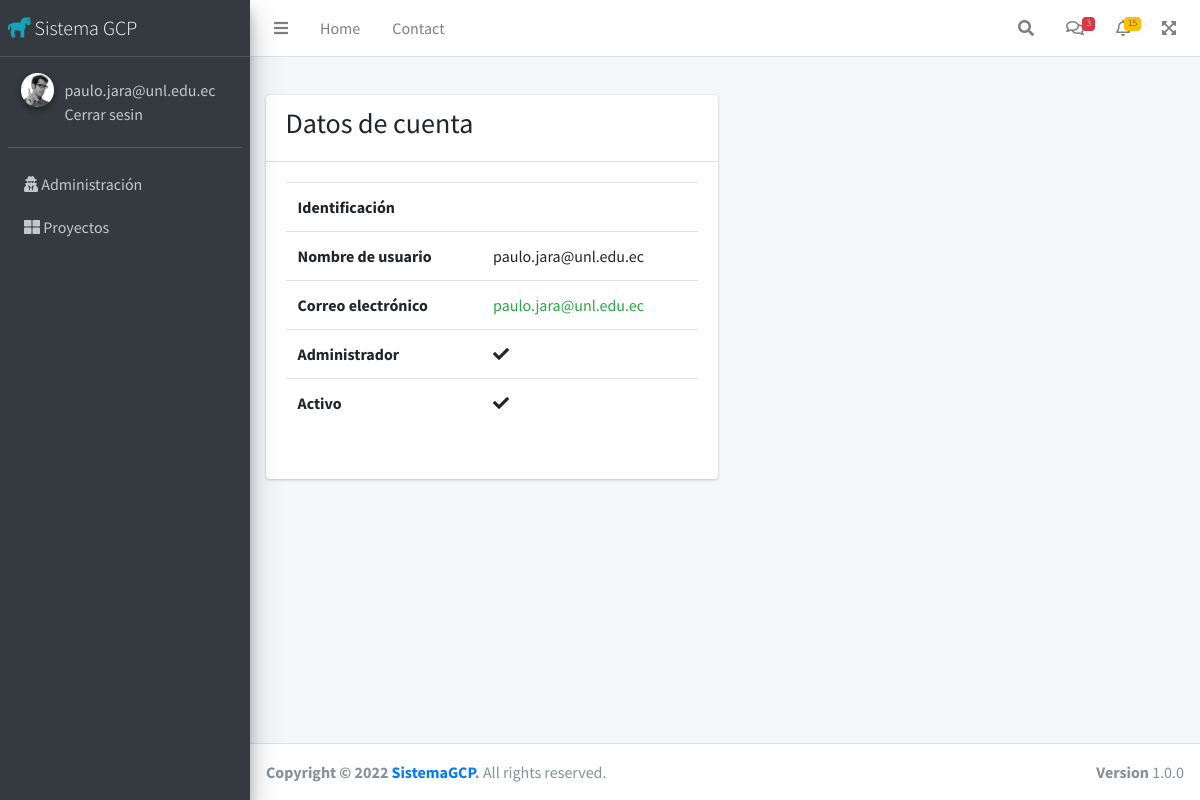
The app's page / (signed in) with its own data.
### app/seguridad/domain/models.py (models this page shows, shortened)
class Usuario(AbstractBaseUser, PermissionsMixin, AuditModel):
    activo = models.BooleanField(default=False)
    correo_electronico = models.EmailField(unique=True, blank=True)
    descripcion = models.CharField(max_length=250, blank=True, null=True)
    force_password = models.BooleanField(default=True)  # Forzar cambio de contraseña
    is_admin = models.BooleanField(default=False)
    USERNAME_FIELD = 'correo_electronico'
    REQUIRED_FIELDS = []
    objects = ManejadorUsuarios()
    class Meta:
        ordering = ['correo_electronico']
    def __str__(self):
        return self.correo_electronico
    def get_display_name(self):
        return self.descripcion if self.descripcion else self.correo_electronico

### app/core/presentation/views/views.py (the view)
# urls.py: path('', views.index, name='index'),
def index(request):
    usuario = request.user
    autenticado = request.user.is_authenticated
    if autenticado:
        return render(request, 'seguridad/usuario/detalle.html', locals())
    else:
        return render(request, 'home.html', locals())

### app/core/presentation/templatetags/core_tags.py (called while the page is built)
@register.simple_tag
def system_sname():
    return settings.SYSTEM_SNAME

@register.simple_tag
def system_alias():
    return settings.SYSTEM_ALIAS

### app/seguridad/presentation/templates/seguridad/usuario/detalle.html (shortened to what this page needs)
{% extends 'base.html' %}
{% load usuario_tags %}
{% block contenido %}
    <div class="row card-group">
        <div class="col-xs-12 col-sm-6 col-md-6 col-lg-6 col-padding-bottom">
            <div class="card h-100">
                <div class="card-header"><h3>Datos de cuenta</h3></div>
                <div class="card-body">
                    {% include 'seguridad/usuario/fragmento_detalle.html' with usuario=usuario %}
                </div>
            </div>
        </div>
    </div>
{% endblock contenido %}
{% block javascript-primer-nivel %}
    {% load static %}
{% endblock javascript-primer-nivel  %}

### presentation/templates/include/sidebar_user.html
    {% load static %}
      <div class="user-panel mt-3 pb-3 mb-3 d-flex">
        <div class="image">
          <img src="{% static 'dist/img/user2-160x160.jpg' %}" class="img-circle elevation-2" alt="User Image">
        </div>
        <div class="info">
            {% if request.user.is_authenticated %}
                <a href="#" class="d-block">{{ request.user }}</a>
                <a href="{% url 'seguridad:cerrar_sesion' %}" class="d-block">Cerrar sesin</a>
            {% else %}
                <a href="{% url 'seguridad:iniciar_sesion' %}" class="d-block">Iniciar sesin</a>
            {% endif %}
        </div>
      </div>

### app/seguridad/presentation/templates/seguridad/usuario/fragmento_detalle.html
{% load usuario_tags %}
<div class="table-responsive">
    <table class="table table-hover">
        <tbody>
        <tr>
            <th>Identificación</th>
            <td>{{ usuario.identificacion }}</td>
        </tr>
        <tr>
            <th>Nombre de usuario</th>
            <td>{{ usuario.get_display_name }}</td>
        </tr>
        <tr>
            <th>Correo electrónico</th>
            <td>
                <span class="text-success">{{ usuario.correo_electronico }}</span>
            </td>
        </tr>
        {% if usuario.is_admin %}
            <tr>
                <th>Administrador</th>
                <td>
                    <span class="fas fa-check" aria-hidden="true"></span>
                </td>
            </tr>
        {% endif %}
        {% if usuario.activo %}
            <tr>
                <th>Activo</th>
                <td>
                    <span class="fas fa-check" aria-hidden="true"></span>
                </td>
            </tr>
        {% endif %}
        </tbody>
    </table>
</div>

### records on screen
Usuario: user "paulo.jara@unl.edu.ec", get_display_name "paulo.jara@unl.edu.ec", correo_electronico "paulo.jara@unl.edu.ec"
